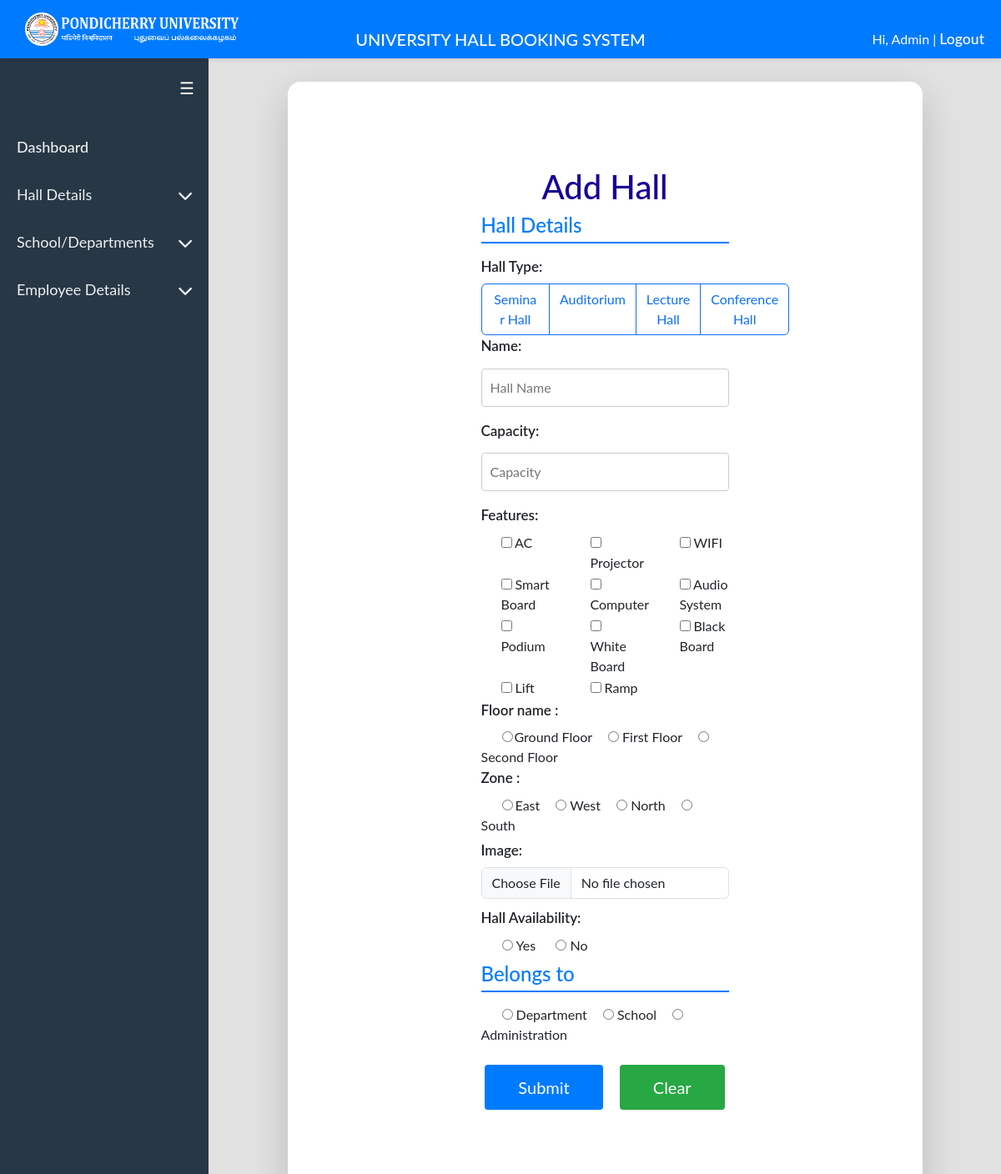
Screenshot of /add_hall.php (signed in) with the database file from the repository.
### tables this page shows
CREATE TABLE `hall_type` (
  `type_id` int(11) NOT NULL,
  `type_name` enum('Seminar Hall','Auditorium','Lecture Hall','Conference Hall') NOT NULL,
  `updated_date` date NOT NULL
);

### add_hall.php (the view, shortened to what this page needs)
<!DOCTYPE html>
<html lang="en">
<head>
    <link rel="stylesheet" href="https://cdn.jsdelivr.net/npm/flatpickr/dist/flatpickr.min.css">
    <link href="https://cdn.jsdelivr.net/npm/bootstrap@5.3.0/dist/css/bootstrap.min.css" rel="stylesheet">
    <link rel="stylesheet" href="assets/design.css" />
</head>
<body>
    <?php include 'assets/header.php' ?>
<div id="main">
        <div class="row justify-content-center">
            <div class="col-md-10 mt-5">
                <div class="card shadow-lg">
                    <div class="card-body">
            <form action="insert.php" id="myForm" method="post" style="margin:20px 150px; background-color:white; padding: 50px; border-radius:15px;" enctype="multipart/form-data">
                <h1 style="color:#170098; text-align:center;">Add Hall</h1>
                <h4 class="form-section-title">Hall Details</h4>
                <div class="form-group ">
                    <label class="form-label">Hall Type:</label><br>
                    <div class="btn-group" role="group" aria-label="Room Type">
                        <?php
                        include 'assets/conn.php';
                        $query = "SELECT * FROM hall_type";
                        $result = $conn->query($query);
                        if ($result && mysqli_num_rows($result) > 0) {
                            while ($row = mysqli_fetch_assoc($result)) {
                                $type_name = $row['type_name'];
                                echo '<label class="btn btn-outline-primary" for="' . $type_name . '">' . $type_name . '</label>';
                            }
                        } else {
                            echo "No Hall types found.";
                        }
                        ?>
                    </div>
                </div>
                <div class="form-group ">
                    <label class="form-label" for="room_name"> Name:</label>
                    <input type="text" id="room_name" name="room_name" placeholder="Hall Name">
                </div>
                <div class="form-group ">
                    <label class="form-label" for="capacity">Capacity:</label>
                    <input type="number" id="capacity" name="capacity" placeholder="Capacity">
                </div>
                <div class="form-group ">
                    <label class="form-label">Features:</label>
                    <div class="row ">
                        <div class="col-md-4">
                            <div class="form-check">
                                <label class="feature">
                                    <input type="checkbox" class="prefer" name="ac" value="AC" onchange="toggleInput(this, 'ac_num')"> AC
                                </label>
                            </div>
                        </div>
                        <div class="col-md-4">
                            <div class="form-check">
                                <label class="feature">
                                    <input type="checkbox" class="prefer" name="preference[]" value="Projector" onchange="toggleInput(this, 'projector_num')"> Projector
                                </label>
                            </div>
                        </div>
                        <div class="col-md-4">
                            <div class="form-check">
                                <label class="feature">
                                    <input type="checkbox" class="prefer" name="preference[]" value="WIFI" onchange="toggleInput(this, 'wifi_num')"> WIFI
                                </label>
                            </div>
                        </div>
                        <div class="col-md-4">
                            <div class="form-check">
                                <label class="feature">
                                    <input type="checkbox" class="prefer" name="preference[]" value="Smartboard" onchange="toggleInput(this, 'smartboard_num')"> Smart Board
                                </label>
                            </div>
                        </div>
                        <div class="col-md-4">
                            <div class="form-check">
                                <label class="feature">
                                    <input type="checkbox" class="prefer" name="preference[]" value="Computer" onchange="toggleInput(this, 'computer_num')"> Computer
                                </label>
                            </div>
                        </div>
                        <div class="col-md-4">
                            <div class="form-check">
                                <label class="feature">
                                    <input type="checkbox" class="prefer" name="preference[]" value="AudioSystem" onchange="toggleInput(this, 'audio_num')"> Audio System
                                </label>
                            </div>
                        </div>
                        <div class="col-md-4">
                            <div class="form-check">
                                <label class="feature">
                                    <input type="checkbox" class="prefer" name="preference[]" value="Podium" onchange="toggleInput(this, 'podium_num')"> Podium
                                </label>
                            </div>
                        </div>
                        <div class="col-md-4 ">
                            <div class="form-check">
                                <label class="feature">
                                    <input type="checkbox" class="prefer" name="preference[]" value="Whiteboard" onchange="toggleInput(this, 'whiteboard_num')"> White Board
                                </label>
                            </div>
                        </div>
                        <div class="col-md-4">
                            <div class="form-check">
                                <label class="feature">
                                    <input type="checkbox" class="prefer" name="preference[]" value="Blackboard" onchange="toggleInput(this, 'blackboard_num')"> Black Board
                                </label>
                            </div>
                        </div>
                        <div class="col-md-4 ">
                            <div class="form-check">
                                <label class="feature">
                                    <input type="checkbox" class="prefer" name="preference[]" value="lift" onchange="toggleInput(this, 'lift_num')"> Lift
                                </label>
                            </div>
                        </div>
                        <div class="col-md-4 ">
                            <div class="form-check">
                                <label class="feature">
                                    <input type="checkbox" class="prefer" name="preference[]" value="Ramp" onchange="toggleInput(this, 'ramp_num')"> Ramp
                                </label>
                            </div>
                        </div>
                    </div>
                </div>
                <div class="form-group ">
                    <label class="form-label">Floor name :</label> <br>
                    <input type="radio" style=" margin-right: 2px; margin-left:25px;" name="floor" value="Ground Floor"
                        required>Ground Floor
                    <input type="radio" style=" margin-left:15px;" name="floor" value="First Floor"
                        required> First Floor
                    <input type="radio" style=" margin-left:15px;" name="floor" value="Second Floor"
                        required> Second Floor <br>
                </div>
                <div class="form-group ">
                    <label class="form-label">Zone :</label><br>
                    <input type="radio" style=" margin-left:25px; margin-right:3px;" name="zone" value="East"
                        required>East
                    <input type="radio" style=" margin-left:15px; " name="zone" value="West"
                        required> West
                    <input type="radio" style=" margin-left:15px;" name="zone" value="North"
                        required> North
                    <input type="radio" style=" margin-left:15px;" name="zone" value="South"
                        required> South <br>
                </div>
                <div class="form-group " style="margin-top:5px">
                    <label class="form-label">Image:</label>
                    <input type="file" class="form-control" id="imageUpload" name="file">
                </div>
                <div class="form-group "style="margin-top:10px">
                    <label class="form-label">Hall Availability:</label>
                    <div class="mb-2">
                        <input type="radio" style=" margin-left:25px;" id="yes-option" name="availability" value="Yes">
                        <label for="yes-option" style="margin-right: 20px;">Yes</label>
                        <input type="radio" id="no-option" name="availability" value="no">
                        <label for="no-option">No</label>
                    </div>
                </div>
                <div class="form-group ">
                    <h4 class="form-section-title">Belongs to</h4>
                    <div>
                        <input type="radio" style=" margin-left:25px;" name="belongs_to" value="Department"
                            onclick="toggleBelongsTo('Department')" required> Department
                        <input type="radio" style=" margin-left:15px;" name="belongs_to" value="School"
                            onclick="toggleBelongsTo('School')" required> School
                        <input type="radio" style=" margin-left:15px;" name="belongs_to" value="Administration"
                            onclick="toggleBelongsTo('Administration')" required> Administration
                    </div>
                    <br>
                <div style="display: flex; justify-content: center; gap: 20px;">
                    <input type="submit" style="background-color: #007bff; padding: 12px 40px;" class="btn btn-primary btn-lg" name="submitroom" value="Submit">
                    <input type="submit" class="btn btn-success btn-lg" style="padding: 12px 40px;" onclick="clearForm()" name="clear" value="Clear">
                </div>
                </div>
            </form>
        </div>
    </div>
</body>
</html>

### assets/design.css (style rules this page uses)
body { background: #e2e2e2; }
input[type=text],input[type=email],input[type=number], select, textarea { width: 100%; padding: 10px; border: 1px solid #ccc; border-radius: 4px; box-sizing: border-box; margin-top: 6px; margin-bottom: 16px; resize: vertical; }
input[type="number"] { -moz-appearance: textfield; }
input[type=submit] { background-color: #5161ce; color: white; padding: 12px 20px; border: none; border-radius: 4px; cursor: pointer; }
.form-label { font-weight: 600; font-size: 17px; }
body { font-family: "Lato", sans-serif; margin: 0; padding-top: 0; }
.form-section-title { color: #007bff; border-bottom: 2px solid #007bff; padding-bottom: 5px; margin-bottom: 15px; }
.card { border: none; border-radius: 15px; }
.card-body { padding: 2rem; }
.form-label { font-weight: 600; }
.btn-group { width: 100%; }
.btn-group .btn { flex: 1; }
#main { margin-left:250px; transition: margin-left .5s; padding: 16px; padding-top: 50px; }
.btn.btn-success { background-color: #28a745; color: #ffffff; }

### assets/header.php (style rules this page uses)
body { font-family: "Lato", sans-serif; margin: 0; padding-top: 0; }

### rows the page displays
hall_type: type_name "Seminar Hall"
hall_type: type_name "Auditorium"
hall_type: type_name "Lecture Hall"
hall_type: type_name "Conference Hall"

### other values shown
$username "Admin"
